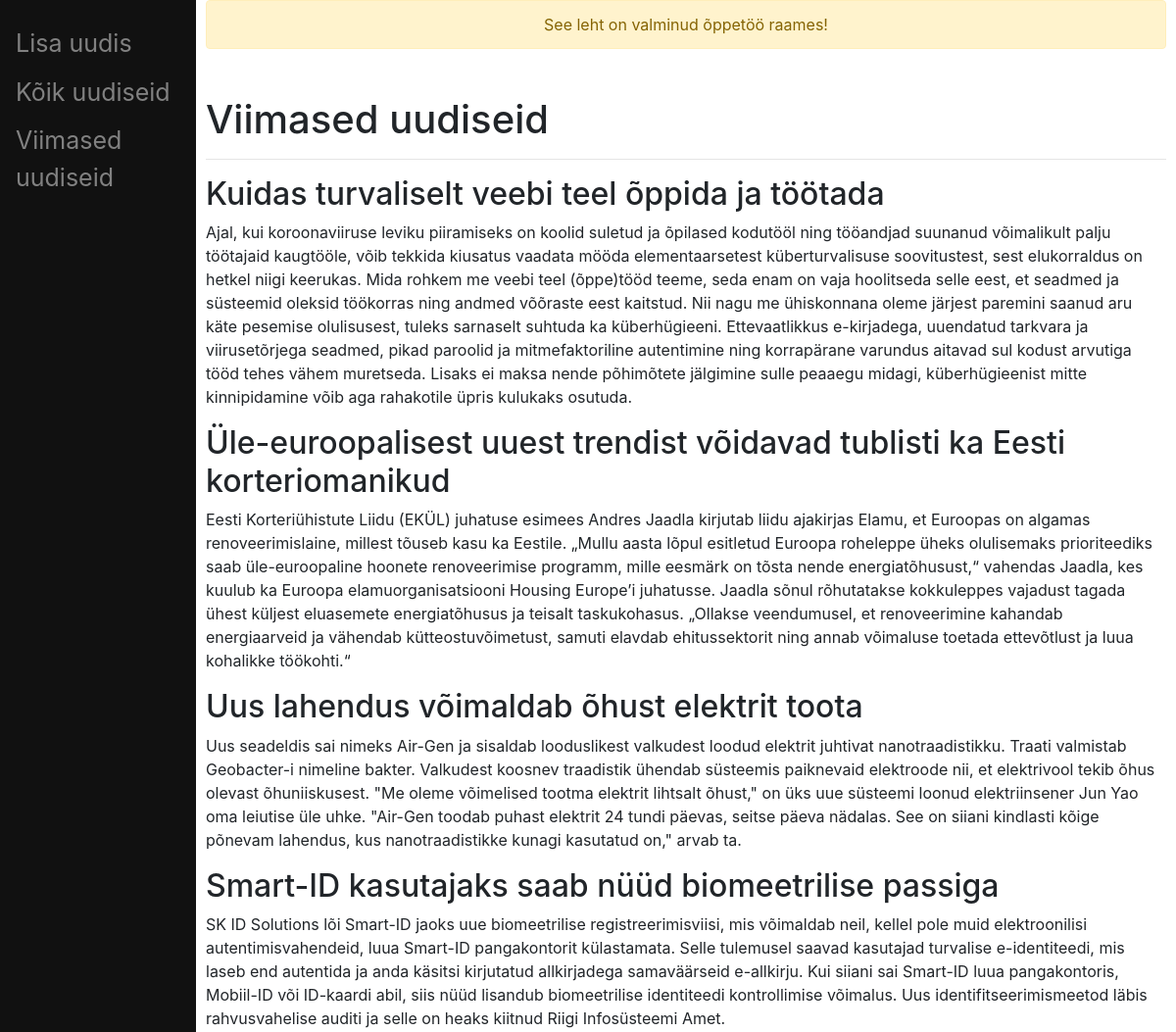
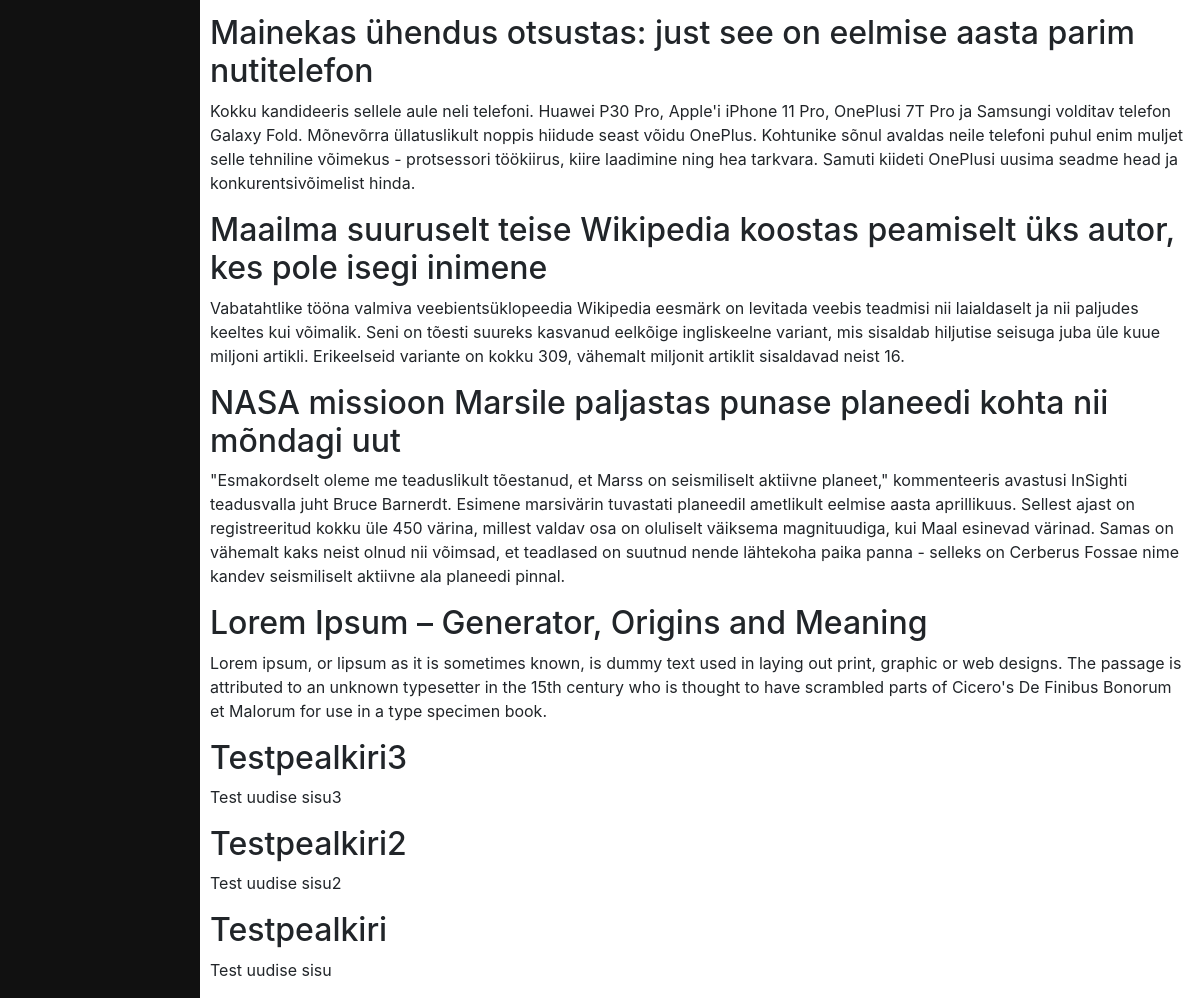
Page /2tund/latestnews.php on the committed database (2 pictures, top to bottom).
### tables this page shows
CREATE TABLE `vr20_news` (
  `id` int(11) NOT NULL,
  `userid` int(11) NOT NULL,
  `title` varchar(100) NOT NULL,
  `content` varchar(1500) NOT NULL,
  `created` datetime NOT NULL DEFAULT current_timestamp(),
  `deleted` datetime DEFAULT NULL,
  `picture` int(11) DEFAULT NULL
);

### 2tund/fnc_news.php (the view, shortened to what this page needs)
<?php
  function readNews() {
    $response = null;
    $conn = new mysqli(
      $GLOBALS["serverHost"],
      $GLOBALS["serverUsername"],
      $GLOBALS["serverPassword"],
      $GLOBALS["database"]
    );
    $stmt = $conn->prepare("SELECT title, content FROM vr20_news ORDER BY created DESC");
    $stmt->bind_result($titleFromDB, $contentFromDB);
    $stmt->execute();
    while ($stmt->fetch()) {
      $response .= "<h2>" . $titleFromDB . "</h2> \n";
      $response .= "<p>" . $contentFromDB . "</p> \n";
    }
    return $response;
  }

### rows in the picture
vr20_news: title "Kuidas turvaliselt veebi teel õppida ja töötada", content "Ajal, kui koroonaviiruse leviku piiramiseks on koolid suletud ja õpilased kodutööl ning tööandjad suunanud võimalikult palju töötajaid kaugtööle, võib tekkida kiusatus vaadata mööda elementaarsetest küberturvalisuse soovitustest, sest elukorraldus on hetkel niigi keerukas. Mida rohkem me veebi teel (õppe)tööd teeme, seda enam on vaja hoolitseda selle eest, et seadmed ja süsteemid oleksid töökorras ning andmed võõraste eest kaitstud. Nii nagu me ühiskonnana oleme järjest paremini saanud aru käte pesemise olulisusest, tuleks sarnaselt suhtuda ka küberhügieeni. Ettevaatlikkus e-kirjadega, uuendatud tarkvara ja viirusetõrjega seadmed, pikad paroolid ja mitmefaktoriline autentimine ning…"
vr20_news: title "Üle-euroopalisest uuest trendist võidavad tublisti ka Eesti korteriomanikud", content "Eesti Korteriühistute Liidu (EKÜL) juhatuse esimees Andres Jaadla kirjutab liidu ajakirjas Elamu, et Euroopas on algamas renoveerimislaine, millest tõuseb kasu ka Eestile. „Mullu aasta lõpul esitletud Euroopa roheleppe üheks olulisemaks prioriteediks saab üle-euroopaline hoonete renoveerimise programm, mille eesmärk on tõsta nende energiatõhusust,“ vahendas Jaadla, kes kuulub ka Euroopa elamuorganisatsiooni Housing Europe’i juhatusse. Jaadla sõnul rõhutatakse kokkuleppes vajadust tagada ühest küljest eluasemete energiatõhusus ja teisalt taskukohasus. „Ollakse veendumusel, et renoveerimine kahandab energiaarveid ja vähendab kütteostuvõimetust, samuti elavdab ehitussektorit ning annab…"
vr20_news: title "Uus lahendus võimaldab õhust elektrit toota", content "Uus seadeldis sai nimeks Air-Gen ja sisaldab looduslikest valkudest loodud elektrit juhtivat nanotraadistikku. Traati valmistab Geobacter-i nimeline bakter. Valkudest koosnev traadistik ühendab süsteemis paiknevaid elektroode nii, et elektrivool tekib õhus olevast õhuniiskusest. \"Me oleme võimelised tootma elektrit lihtsalt õhust,\" on üks uue süsteemi loonud elektriinsener Jun Yao oma leiutise üle uhke. \"Air-Gen toodab puhast elektrit 24 tundi päevas, seitse päeva nädalas. See on siiani kindlasti kõige põnevam lahendus, kus nanotraadistikke kunagi kasutatud on,\" arvab ta."
vr20_news: title "Smart-ID kasutajaks saab nüüd biomeetrilise passiga", content "SK ID Solutions lõi Smart-ID jaoks uue biomeetrilise registreerimisviisi, mis võimaldab neil, kellel pole muid elektroonilisi autentimisvahendeid, luua Smart-ID pangakontorit külastamata. Selle tulemusel saavad kasutajad turvalise e-identiteedi, mis laseb end autentida ja anda käsitsi kirjutatud allkirjadega samaväärseid e-allkirju. Kui siiani sai Smart-ID luua pangakontoris, Mobiil-ID või ID-kaardi abil, siis nüüd lisandub biomeetrilise identiteedi kontrollimise võimalus. Uus identifitseerimismeetod läbis rahvusvahelise auditi ja selle on heaks kiitnud Riigi Infosüsteemi Amet."
vr20_news: title "Mainekas ühendus otsustas: just see on eelmise aasta parim nutitelefon", content "Kokku kandideeris sellele aule neli telefoni. Huawei P30 Pro, Apple'i iPhone 11 Pro, OnePlusi 7T Pro ja Samsungi volditav telefon Galaxy Fold. Mõnevõrra üllatuslikult noppis hiidude seast võidu OnePlus. Kohtunike sõnul avaldas neile telefoni puhul enim muljet selle tehniline võimekus - protsessori töökiirus, kiire laadimine ning hea tarkvara. Samuti kiideti OnePlusi uusima seadme head ja konkurentsivõimelist hinda."
vr20_news: title "Maailma suuruselt teise Wikipedia koostas peamiselt üks autor, kes pole isegi inimene", content "Vabatahtlike tööna valmiva veebientsüklopeedia Wikipedia eesmärk on levitada veebis teadmisi nii laialdaselt ja nii paljudes keeltes kui võimalik. Seni on tõesti suureks kasvanud eelkõige ingliskeelne variant, mis sisaldab hiljutise seisuga juba üle kuue miljoni artikli. Erikeelseid variante on kokku 309, vähemalt miljonit artiklit sisaldavad neist 16."
vr20_news: title "NASA missioon Marsile paljastas punase planeedi kohta nii mõndagi uut", content "\"Esmakordselt oleme me teaduslikult tõestanud, et Marss on seismiliselt aktiivne planeet,\" kommenteeris avastusi InSighti teadusvalla juht Bruce Barnerdt. Esimene marsivärin tuvastati planeedil ametlikult eelmise aasta aprillikuus. Sellest ajast on registreeritud kokku üle 450 värina, millest valdav osa on oluliselt väiksema magnituudiga, kui Maal esinevad värinad. Samas on vähemalt kaks neist olnud nii võimsad, et teadlased on suutnud nende lähtekoha paika panna - selleks on Cerberus Fossae nime kandev seismiliselt aktiivne ala planeedi pinnal."
vr20_news: title "Lorem Ipsum – Generator, Origins and Meaning", content "Lorem ipsum, or lipsum as it is sometimes known, is dummy text used in laying out print, graphic or web designs. The passage is attributed to an unknown typesetter in the 15th century who is thought to have scrambled parts of Cicero's De Finibus Bonorum et Malorum for use in a type specimen book."
vr20_news: title "Testpealkiri3", content "Test uudise sisu3"
vr20_news: title "Testpealkiri2", content "Test uudise sisu2"
vr20_news: title "Testpealkiri", content "Test uudise sisu"
